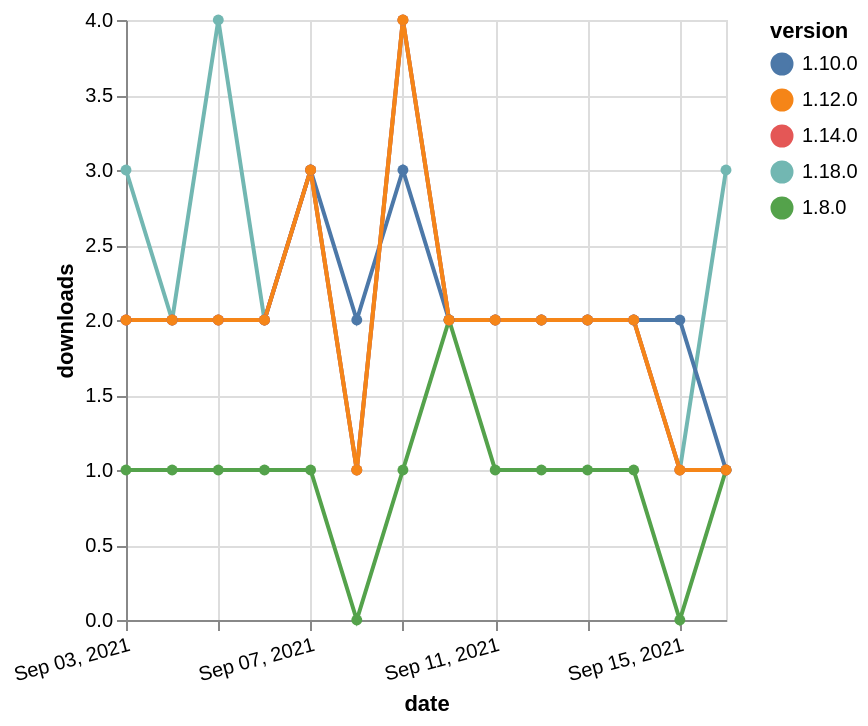

Describe this chart as a Vega-Lite specification.
### Vega-Lite specification from a JSON file in a GitHub repository (floating-point values rounded to 4 significant figures)
{"$schema": "https://vega.github.io/schema/vega-lite/v5.json", "description": "A simple bar chart with embedded data.", "data": {"values": [{"date": "2021-09-03", "total": 227, "delta": 3, "version": "1.18.0"}, {"date": "2021-09-04", "total": 229, "delta": 2, "version": "1.18.0"}, {"date": "2021-09-05", "total": 233, "delta": 4, "version": "1.18.0"}, {"date": "2021-09-06", "total": 235, "delta": 2, "version": "1.18.0"}, {"date": "2021-09-07", "total": 238, "delta": 3, "version": "1.18.0"}, {"date": "2021-09-08", "total": 239, "delta": 1, "version": "1.18.0"}, {"date": "2021-09-09", "total": 243, "delta": 4, "version": "1.18.0"}, {"date": "2021-09-10", "total": 245, "delta": 2, "version": "1.18.0"}, {"date": "2021-09-11", "total": 247, "delta": 2, "version": "1.18.0"}, {"date": "2021-09-12", "total": 249, "delta": 2, "version": "1.18.0"}, {"date": "2021-09-13", "total": 251, "delta": 2, "version": "1.18.0"}, {"date": "2021-09-14", "total": 253, "delta": 2, "version": "1.18.0"}, {"date": "2021-09-15", "total": 254, "delta": 1, "version": "1.18.0"}, {"date": "2021-09-16", "total": 257, "delta": 3, "version": "1.18.0"}, {"date": "2021-09-03", "total": 246, "delta": 1, "version": "1.8.0"}, {"date": "2021-09-04", "total": 247, "delta": 1, "version": "1.8.0"}, {"date": "2021-09-05", "total": 248, "delta": 1, "version": "1.8.0"}, {"date": "2021-09-06", "total": 249, "delta": 1, "version": "1.8.0"}, {"date": "2021-09-07", "total": 250, "delta": 1, "version": "1.8.0"}, {"date": "2021-09-08", "total": 250, "delta": 0, "version": "1.8.0"}, {"date": "2021-09-09", "total": 251, "delta": 1, "version": "1.8.0"}, {"date": "2021-09-10", "total": 253, "delta": 2, "version": "1.8.0"}, {"date": "2021-09-11", "total": 254, "delta": 1, "version": "1.8.0"}, {"date": "2021-09-12", "total": 255, "delta": 1, "version": "1.8.0"}, {"date": "2021-09-13", "total": 256, "delta": 1, "version": "1.8.0"}, {"date": "2021-09-14", "total": 257, "delta": 1, "version": "1.8.0"}, {"date": "2021-09-15", "total": 257, "delta": 0, "version": "1.8.0"}, {"date": "2021-09-16", "total": 258, "delta": 1, "version": "1.8.0"}, {"date": "2021-09-03", "total": 1624, "delta": 2, "version": "1.10.0"}, {"date": "2021-09-04", "total": 1626, "delta": 2, "version": "1.10.0"}, {"date": "2021-09-05", "total": 1628, "delta": 2, "version": "1.10.0"}, {"date": "2021-09-06", "total": 1630, "delta": 2, "version": "1.10.0"}, {"date": "2021-09-07", "total": 1633, "delta": 3, "version": "1.10.0"}, {"date": "2021-09-08", "total": 1635, "delta": 2, "version": "1.10.0"}, {"date": "2021-09-09", "total": 1638, "delta": 3, "version": "1.10.0"}, {"date": "2021-09-10", "total": 1640, "delta": 2, "version": "1.10.0"}, {"date": "2021-09-11", "total": 1642, "delta": 2, "version": "1.10.0"}, {"date": "2021-09-12", "total": 1644, "delta": 2, "version": "1.10.0"}, {"date": "2021-09-13", "total": 1646, "delta": 2, "version": "1.10.0"}, {"date": "2021-09-14", "total": 1648, "delta": 2, "version": "1.10.0"}, {"date": "2021-09-15", "total": 1650, "delta": 2, "version": "1.10.0"}, {"date": "2021-09-16", "total": 1651, "delta": 1, "version": "1.10.0"}, {"date": "2021-09-03", "total": 998, "delta": 2, "version": "1.14.0"}, {"date": "2021-09-04", "total": 1000, "delta": 2, "version": "1.14.0"}, {"date": "2021-09-05", "total": 1002, "delta": 2, "version": "1.14.0"}, {"date": "2021-09-06", "total": 1004, "delta": 2, "version": "1.14.0"}, {"date": "2021-09-07", "total": 1007, "delta": 3, "version": "1.14.0"}, {"date": "2021-09-08", "total": 1008, "delta": 1, "version": "1.14.0"}, {"date": "2021-09-09", "total": 1012, "delta": 4, "version": "1.14.0"}, {"date": "2021-09-10", "total": 1014, "delta": 2, "version": "1.14.0"}, {"date": "2021-09-11", "total": 1016, "delta": 2, "version": "1.14.0"}, {"date": "2021-09-12", "total": 1018, "delta": 2, "version": "1.14.0"}, {"date": "2021-09-13", "total": 1020, "delta": 2, "version": "1.14.0"}, {"date": "2021-09-14", "total": 1022, "delta": 2, "version": "1.14.0"}, {"date": "2021-09-15", "total": 1023, "delta": 1, "version": "1.14.0"}, {"date": "2021-09-16", "total": 1024, "delta": 1, "version": "1.14.0"}, {"date": "2021-09-03", "total": 1457, "delta": 2, "version": "1.12.0"}, {"date": "2021-09-04", "total": 1459, "delta": 2, "version": "1.12.0"}, {"date": "2021-09-05", "total": 1461, "delta": 2, "version": "1.12.0"}, {"date": "2021-09-06", "total": 1463, "delta": 2, "version": "1.12.0"}, {"date": "2021-09-07", "total": 1466, "delta": 3, "version": "1.12.0"}, {"date": "2021-09-08", "total": 1467, "delta": 1, "version": "1.12.0"}, {"date": "2021-09-09", "total": 1471, "delta": 4, "version": "1.12.0"}, {"date": "2021-09-10", "total": 1473, "delta": 2, "version": "1.12.0"}, {"date": "2021-09-11", "total": 1475, "delta": 2, "version": "1.12.0"}, {"date": "2021-09-12", "total": 1477, "delta": 2, "version": "1.12.0"}, {"date": "2021-09-13", "total": 1479, "delta": 2, "version": "1.12.0"}, {"date": "2021-09-14", "total": 1481, "delta": 2, "version": "1.12.0"}, {"date": "2021-09-15", "total": 1482, "delta": 1, "version": "1.12.0"}, {"date": "2021-09-16", "total": 1483, "delta": 1, "version": "1.12.0"}]}, "width": "container", "mark": {"type": "line", "point": {"filled": true}}, "encoding": {"x": {"field": "date", "type": "temporal", "timeUnit": "yearmonthdate", "title": "date", "axis": {"labelAngle": -15}}, "y": {"field": "delta", "type": "quantitative", "title": "downloads"}, "color": {"field": "version", "type": "nominal"}, "tooltip": {"field": "delta"}}}
